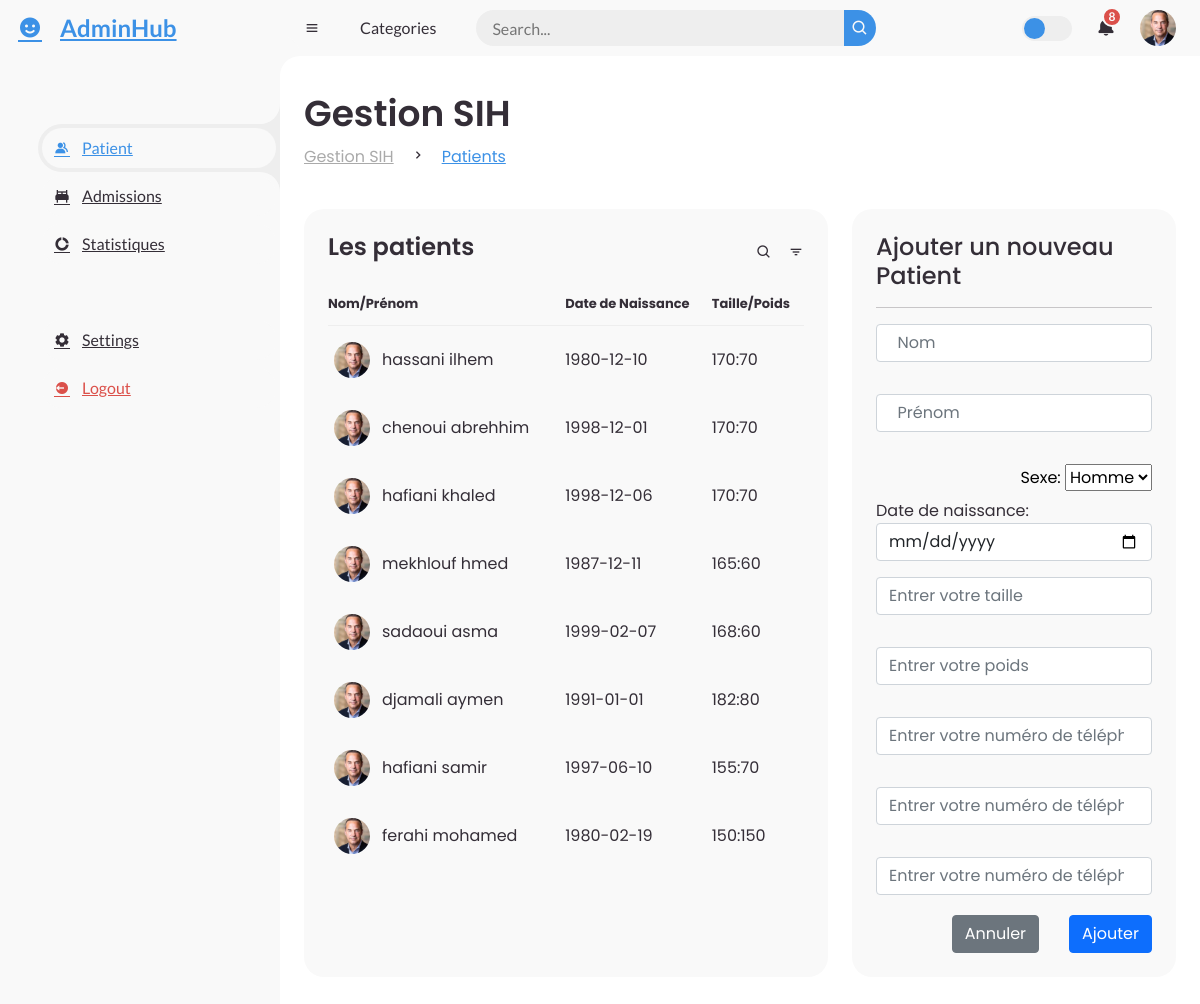
The page / on the database its author committed.
### tables this page shows
create table Patient
(
   CODE_PAT                       integer                            not null AUTO_INCREMENT AUTO_INCREMENT,
   NOM_PAT                        varchar(30),
   PRENOM_PAT                     varchar(30),
   SEXE_PAT                       varchar(30),
   DNAISS_PAT                     date,
   TAILLE_PAT                     varchar(30),
   POIDS_PAT                      float,
   NTEL_PERS                      varchar(15),
   NTEL_MAISON                    varchar(15),
   NTEL_TRAVAIL                   varchar(15),
   primary key (CODE_PAT)
);

### index.php (the view, shortened to what this page needs)
<?php
include 'Pdatabase.php';
?>
<!DOCTYPE html>
<html lang="en">
<head>
	<link href='https://unpkg.com/boxicons@2.0.9/css/boxicons.min.css' rel='stylesheet'>
	<link rel="stylesheet" href="style.css">
	<link href="https://cdn.jsdelivr.net/npm/bootstrap@5.1.3/dist/css/bootstrap.min.css" rel="stylesheet">
</head>
<body>
	<section id="sidebar">
		<a href="#" class="brand">
			<i class='bx bxs-smile'></i>
			<span class="text">AdminHub</span>
		</a>
		<ul class="side-menu top">
			<li class="active">
				<a href="#">
					<i class='bx bxs-group' ></i>
					<span class="text">Patient</span>
				</a>
			</li>
			<li>
				<a href="services.php">
					<i class='bx bxs-bed' ></i>
					<span class="text">Admissions</span>
				</a>
			</li>
			<li>
				<a href="#">
					<i class='bx bxs-doughnut-chart' ></i>
					<span class="text">Statistiques</span>
				</a>
			</li>
		</ul>
		<ul class="side-menu">
			<li>
				<a href="#">
					<i class='bx bxs-cog' ></i>
					<span class="text">Settings</span>
				</a>
			</li>
			<li>
				<a href="#" class="logout">
					<i class='bx bxs-log-out-circle' ></i>
					<span class="text">Logout</span>
				</a>
			</li>
		</ul>
	</section>
	<section id="content">
		<nav>
			<i class='bx bx-menu' ></i>
			<a href="#" class="nav-link">Categories</a>
			<form action="#">
				<div class="form-input">
					<input type="search" placeholder="Search...">
					<button type="submit" class="search-btn"><i class='bx bx-search' ></i></button>
				</div>
			</form>
			<label for="switch-mode" class="switch-mode"></label>
			<a href="#" class="notification">
				<i class='bx bxs-bell' ></i>
				<span class="num">8</span>
			</a>
			<a href="#" class="profile">
				<img src="image.jpeg">
			</a>
		</nav>
		<main>
			<div class="head-title">
				<div class="left">
					<h1>Gestion SIH</h1>
					<ul class="breadcrumb">
						<li>
							<a href="#">Gestion SIH</a>
						</li>
						<li><i class='bx bx-chevron-right' ></i></li>
						<li>
							<a class="active" href="#">Patients</a>
						</li>
					</ul>
				</div>
			</div>
			<div class="table-data">
				<div class="order">
					<div class="head">
						<h3>Les patients</h3>
						<i class='bx bx-search' ></i>
						<i class='bx bx-filter' ></i>
					</div>
					<table>
						<thead>
							<tr>
								<th>Nom/Prénom</th>
								<th>Date de Naissance</th>
								<th>Taille/Poids</th>
							</tr>
						</thead>
						<tbody>
							<?php
					                $req = "SELECT NOM_PAT, PRENOM_PAT, DNAISS_PAT, TAILLE_PAT, POIDS_PAT FROM patient";
					            $sql=mysqli_query($conn,$req);
					            $row  = mysqli_fetch_array($sql);
					            echo '<tr>';
					            while ($row) {
					              echo "<td><img src='image.jpeg'>".strval($row['NOM_PAT'])." ".strval($row['PRENOM_PAT'])."</td>
					                    <td>".strval($row['DNAISS_PAT'])."</td>
					                    <td>".strval($row['TAILLE_PAT']).":".strval($row['POIDS_PAT'])."</td>
					                  </tr>";
					              $row  = mysqli_fetch_array($sql);
					            }
					        ?>
						</tbody>
					</table>
				</div>
				<div class="todo">
					<div class="signUp">
						<form action="add_patient.php" method="post">
						 	<div class="form-group" style=" grid-area: main; ">
							    <h4>Ajouter un nouveau Patient</h4>
							    <hr>
							    <input class="form-control formControl" id="exampleFormControlInput1" type="text" placeholder="  Nom" name="nom"><br/>
							    <input class="form-control formControl" id="exampleFormControlInput1" type="text" placeholder="  Prénom" name="prenom"><br/>
							 	<div style=" color: black; float: right;" class="formControl">
								    <label for="sexe">Sexe:</label>
						  			<select name="sexe" id="sexe">
						  				<option value="homme">Homme</option>
						  			</select><br/>
						  		</div>
							    <label for="daten">Date de naissance:</label>
							    <input class="form-control formControl" id="daten" type="date" style="display: inline;" name="DNAISS_PAT" required><br/>
							    <input style="margin-top: 8px;" class="form-control formControl" id="exampleFormControlInput1" placeholder="Entrer votre taille" id="number" type="number" name="TAILLE_PAT"><br/>
							    <input class="form-control formControl" id="exampleFormControlInput3" placeholder="Entrer votre poids" id="number" type="number" name="POIDS_PAT"><br/>
								<input class="form-control formControl" id="exampleFormControlInput4" placeholder="Entrer votre numéro de téléphone personnel" id="number" type="number" name="ntel_pers"><br/>
								<input class="form-control formControl" id="exampleFormControlInput5" placeholder="Entrer votre numéro de téléphone fixe" id="number" type="number" name="ntel_maison"><br/>
								<input class="form-control formControl" id="exampleFormControlInput6" placeholder="Entrer votre numéro de téléphone proffesionnel" id="number" type="number" name="ntel_travail">
							    <div class="clearfix" style="display: flex; justify-content: flex-end;">
							      <button  type="reset" class="btn btn-secondary" style="margin-right: 30px; margin-top: 12px;">Annuler</button>
							      <button type="submit" class="btn btn-primary" name ="add_new_patient" style="margin-top: 12px;">Ajouter</button>
							    </div>
							</div>
						</form>
					</div>
				</div>
			</div>
		</main>
	</section>
</body>
</html>

### rows shown on the page
patient: NOM_PAT "hassani", PRENOM_PAT "ilhem", DNAISS_PAT "1980-12-10", TAILLE_PAT "170", POIDS_PAT "70"
patient: NOM_PAT "chenoui", PRENOM_PAT "abrehhim", DNAISS_PAT "1998-12-01", TAILLE_PAT "170", POIDS_PAT "70"
patient: NOM_PAT "hafiani", PRENOM_PAT "khaled", DNAISS_PAT "1998-12-06", TAILLE_PAT "170", POIDS_PAT "70"
patient: NOM_PAT "mekhlouf", PRENOM_PAT "hmed", DNAISS_PAT "1987-12-11", TAILLE_PAT "165", POIDS_PAT "60"
patient: NOM_PAT "sadaoui", PRENOM_PAT "asma", DNAISS_PAT "1999-02-07", TAILLE_PAT "168", POIDS_PAT "60"
patient: NOM_PAT "djamali", PRENOM_PAT "aymen", DNAISS_PAT "1991-01-01", TAILLE_PAT "182", POIDS_PAT "80"
patient: NOM_PAT "hafiani", PRENOM_PAT "samir", DNAISS_PAT "1997-06-10", TAILLE_PAT "155", POIDS_PAT "70"
patient: NOM_PAT "ferahi", PRENOM_PAT "mohamed", DNAISS_PAT "1980-02-19", TAILLE_PAT "150", POIDS_PAT "150"
